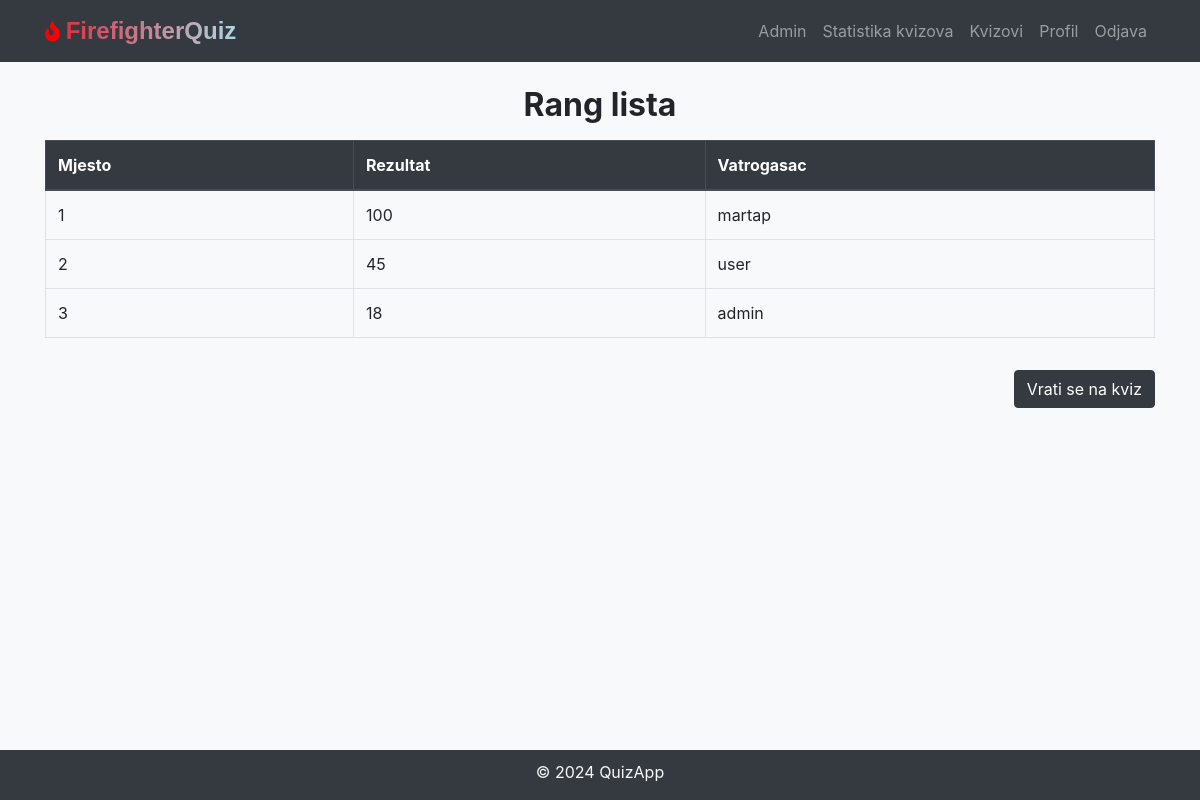
Screenshot of /highscores/1 (signed in) with the database file from the repository.
### models.py (models this page shows, shortened)
class User(db.Model, UserMixin):
    id = db.Column(db.Integer, primary_key=True)
    username = db.Column(db.String(20), unique=True, nullable=False)
    first_name = db.Column(db.String(50), nullable=False)
    last_name = db.Column(db.String(50), nullable=False)
    email = db.Column(db.String(120), unique=True, nullable=False)
    password_hash = db.Column(db.String(128), nullable=False)
    quiz_scores = db.relationship('QuizScore', backref='user', lazy=True)
    is_admin = db.Column(db.Boolean, default=False, nullable=False)

### views.py (the view)
@views_app.route('/highscores/<int:quiz_id>')
@login_required
def highscores(quiz_id):
    high_scores = db.session.query(
        User.username,
        func.max(QuizScore.score).label('max_score'),
        func.max(QuizScore.date).label('max_date')
    ).join(QuizScore, User.id == QuizScore.user_id). \
        filter(QuizScore.quiz_id == quiz_id). \
        group_by(User.username). \
        order_by(func.max(QuizScore.score).desc()).limit(10).all()
    return render_template('highscores.html', quiz_id=quiz_id, high_scores=high_scores)

### models.py (called while the page is built)
@login_manager.user_loader
def load_user(user_id):
    return User.query.get(int(user_id))

### templates/highscores.html (shortened to what this page needs)
<!DOCTYPE html>
<html lang="en">
<head>
    <link rel="stylesheet" href="https://maxcdn.bootstrapcdn.com/bootstrap/4.5.2/css/bootstrap.min.css">
    <link rel="stylesheet" href="{{ url_for('static', filename='css/styles-quiz.css') }}">
    <link rel="stylesheet" href="{{ url_for('static', filename='css/styles.css') }}">
    <link rel="stylesheet" href="https://cdnjs.cloudflare.com/ajax/libs/font-awesome/5.15.1/css/all.min.css"  />
</head>
<body>
{% include 'navbar.html' %}
<div class="container mt-4">
    <h1 class="quiz-title">Rang lista</h1>
    <table class="table table-bordered table-hover mt-3">
        <thead class="thead-dark">
        <tr>
            <th scope="col">Mjesto</th>
            <th scope="col">Rezultat</th>
            <th scope="col">Vatrogasac</th>
        </tr>
        </thead>
        <tbody>
        {% for high_score in high_scores %}
            <tr>
                <td>{{ loop.index }}</td>
                <td>{{ high_score.max_score }}</td>
                <td>{{ high_score.username }}</td>
            </tr>
        {% endfor %}
        </tbody>
    </table>
    <div class="float-right mt-3" id="backBtn">
        <a href="{{ url_for('views.quiz', quiz_id=quiz_id) }}" class="btn btn-dark">Vrati se na kviz</a>
    </div>
</div>
{% include 'footer.html' %}
</body>
</html>

### static/css/styles-quiz.css (style rules this page uses)
body { background-color: #f8f9fa; }
.quiz-title { font-size: 2rem; font-weight: bold; text-align: center; }
.mt-3 { margin-top: 20px; }

### static/css/styles.css (style rules this page uses)
body { padding-bottom: 70px; }

### rows the page displays
User: max_score "100", username "martap"
User: max_score "45", username "user"
User: max_score "18", username "admin"
